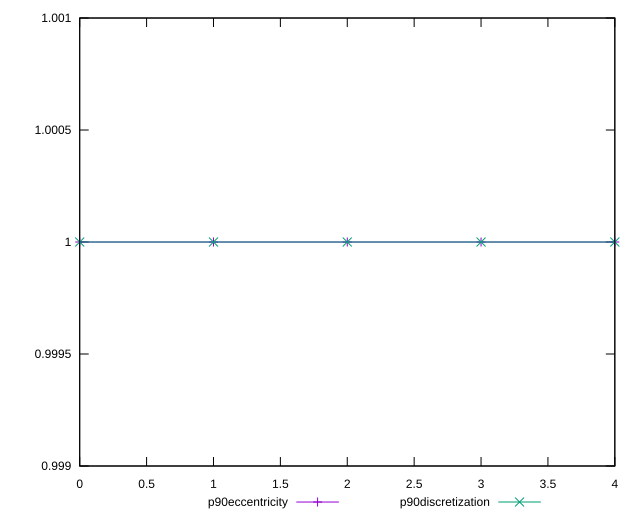

Recreate this plot in gnuplot.
reset

$p90Eccentricity <<EOF
0 1.0000000000000009
1 1.0000000000000004
2 1
3 0.9999999999999996
4 1.0000000000000002
EOF

$p90Discretization <<EOF
0 1
1 1
2 1
3 1
4 1
EOF

set key outside below
set xrange [0:4]
set yrange [0.9989999999999996:1.0010000000000008]
set trange [0.9989999999999996:1.0010000000000008]
set terminal svg size 640, 520 enhanced background rgb 'white'
set output "report_00009_2021-02-08T22-37-41.559Z/largest-contentful-paint/progression/eccentricity.svg"

plot $p90Eccentricity title "p90eccentricity" with linespoints, \
     $p90Discretization title "p90discretization" with linespoints

reset
